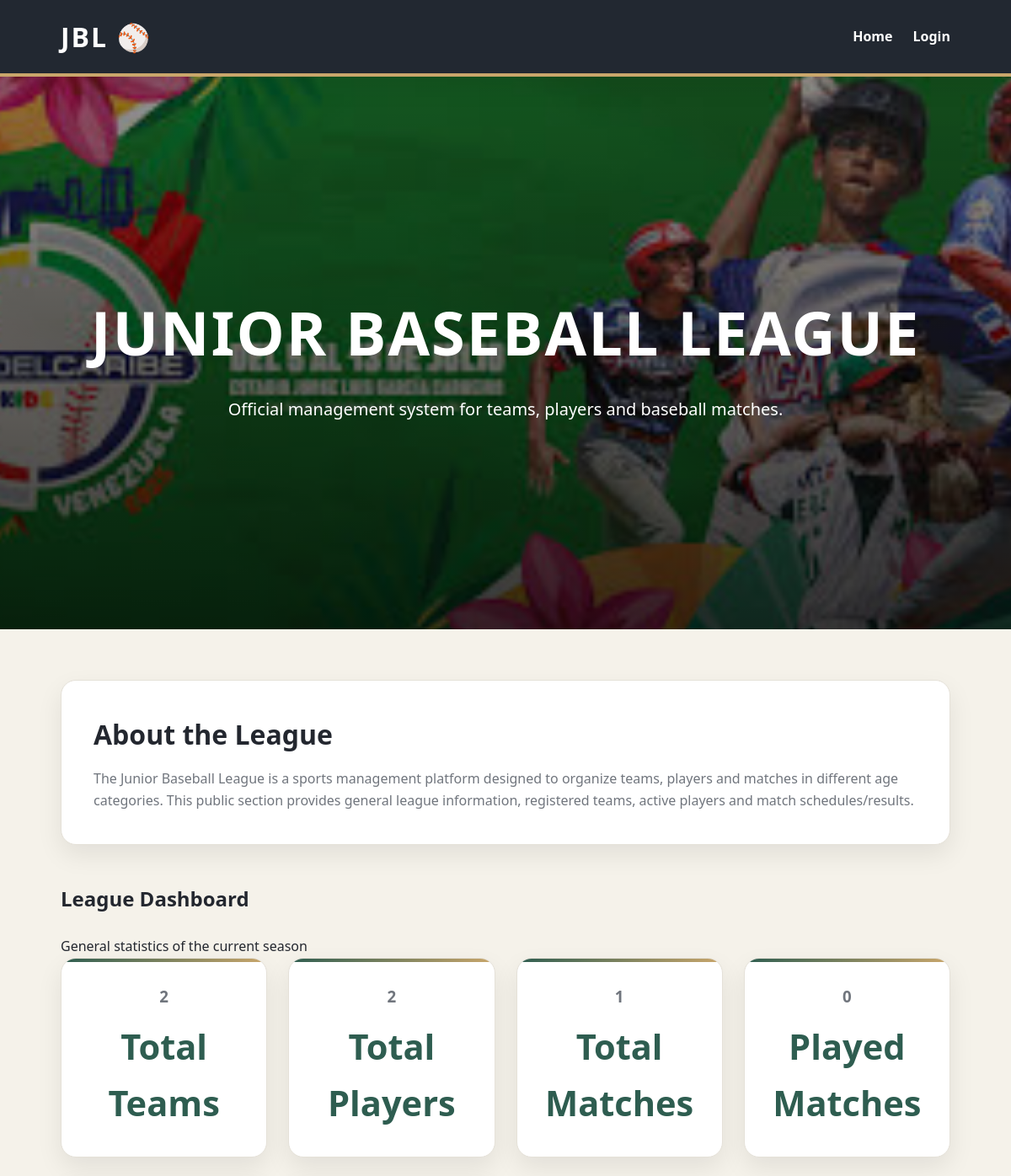
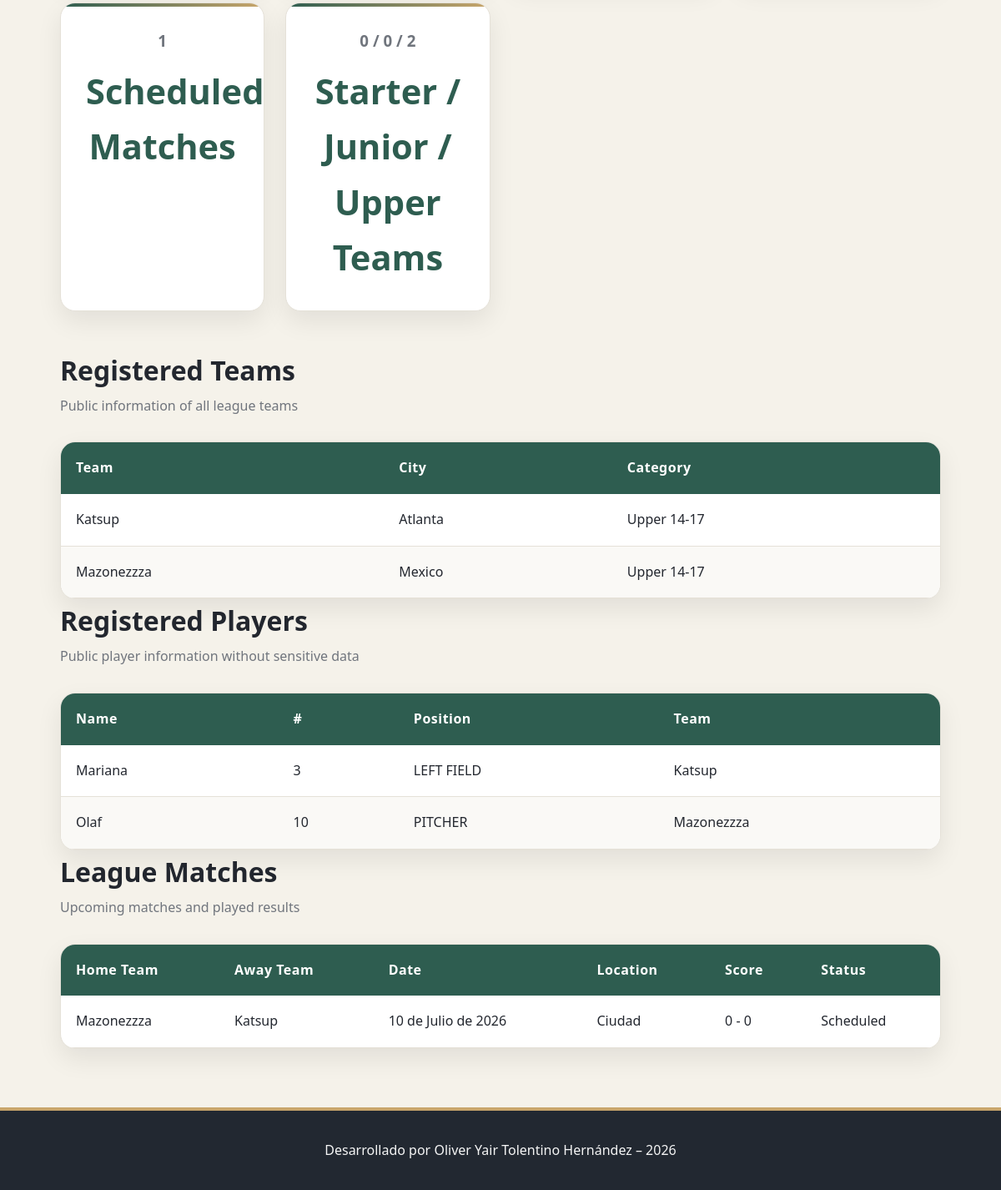
The page /league/ on the database its author committed (2 pictures, top to bottom).
### apps/league/models.py (models this page shows, shortened)
class Team(models.Model):
    CATEGORY_CHOICES = [
        ("STARTER", "Starter 6-9"),
        ("JUNIOR", "Junior 10-13"),
        ("UPPER", "Upper 14-17"),
    ]
    name = models.CharField(
        max_length=100,
        unique=True
    )
    city = models.CharField(
        max_length=100
    )
    owner = models.ForeignKey(
        User,
        on_delete=models.CASCADE,
        related_name="teams",
        default=1
    )
    category = models.CharField(
        max_length=10,
        choices=CATEGORY_CHOICES,
        default="STARTER"
    )

class Player(models.Model):
    POSITION_CHOICES = [
        ("PITCHER", "Pitcher"),
        ("CATCHER", "Catcher"),
        ("FIRST BASE", "First Base"),
        ("SECOND BASE", "Second Base"),
        ("THIRD BASE", "Third Base"),
        ("SHORTSTOP", "Shortstop"),
        ("LEFT FIELD", "Left Field"),
        ("CENTER FIELD", "Center Field"),
        ("RIGHT FIELD", "Right Field"),
    ]
    name = models.CharField(
        max_length=100
    )
    number = models.IntegerField()
    position = models.CharField(
        max_length=50,
        choices=POSITION_CHOICES
    )
    birth_date = models.DateField()
    team = models.ForeignKey(
        Team,
        on_delete=models.CASCADE
    )
    class Meta:
        unique_together = ("team", "number")

class Match(models.Model):
    home_team = models.ForeignKey(
        Team,
        on_delete=models.CASCADE,
        related_name="home_matches"
    )
    away_team = models.ForeignKey(
        Team,
        on_delete=models.CASCADE,
        related_name="away_matches"
    )
    match_date = models.DateField()
    location = models.CharField(
        max_length=150
    )
    home_score = models.IntegerField(default=0)
    away_score = models.IntegerField(default=0)
    STATUS_CHOICES = [
        ("SCHEDULED", "Scheduled"),
        ("PLAYED", "Played"),
    ]
    status = models.CharField(
        max_length=20,
        choices=STATUS_CHOICES,
        default="SCHEDULED"
    )

### apps/league/views.py (the view)
# urls.py: path("", views.home, name="home"),
def home(request):
    teams = Team.objects.all().order_by("name")
    players = Player.objects.select_related("team").all().order_by("name")
    matches = Match.objects.select_related("home_team", "away_team").all().order_by("match_date")
    total_teams = teams.count()
    total_players = players.count()
    total_matches = matches.count()
    played_matches = matches.filter(status="PLAYED").count()
    scheduled_matches = matches.filter(status="SCHEDULED").count()
    starter_teams = teams.filter(category="STARTER").count()
    junior_teams = teams.filter(category="JUNIOR").count()
    upper_teams = teams.filter(category="UPPER").count()
    context = {
        "teams": teams,
        "players": players,
        "matches": matches,
        "total_teams": total_teams,
        "total_players": total_players,
        "total_matches": total_matches,
        "played_matches": played_matches,
        "scheduled_matches": scheduled_matches,
        "starter_teams": starter_teams,
        "junior_teams": junior_teams,
        "upper_teams": upper_teams,
    }
    return render(request, "league/home.html", context)

### apps/league/templates/league/home.html (shortened to what this page needs)
{% extends "league/base.html" %}
{% load static %}
{% block content %}
<section class="hero">
    <img src="{% static 'league/images/images.jpeg' %}" alt="Baseball Stadium">
    <div class="overlay">
        <h1>JUNIOR BASEBALL LEAGUE</h1>
        <p>Official management system for teams, players and baseball matches.</p>
    </div>
</section>
<section class="public-intro container">
    <div class="intro-card">
        <h2>About the League</h2>
        <p>
            The Junior Baseball League is a sports management platform designed to organize
            teams, players and matches in different age categories. This public section
            provides general league information, registered teams, active players and match schedules/results.
        </p>
    </div>
</section>
<section class="container dashboard-section">
    <div class="section-title">
        <h2>League Dashboard</h2>
        <p>General statistics of the current season</p>
    </div>
    <div class="stats-grid">
        <div class="stat-card">
            <h3>{{ total_teams }}</h3>
            <p>Total Teams</p>
        </div>
        <div class="stat-card">
            <h3>{{ total_players }}</h3>
            <p>Total Players</p>
        </div>
        <div class="stat-card">
            <h3>{{ total_matches }}</h3>
            <p>Total Matches</p>
        </div>
        <div class="stat-card">
            <h3>{{ played_matches }}</h3>
            <p>Played Matches</p>
        </div>
        <div class="stat-card">
            <h3>{{ scheduled_matches }}</h3>
            <p>Scheduled Matches</p>
        </div>
        <div class="stat-card">
            <h3>{{ starter_teams }} / {{ junior_teams }} / {{ upper_teams }}</h3>
            <p>Starter / Junior / Upper Teams</p>
        </div>
    </div>
</section>
<section id="public-teams" class="container public-table-section">
    <div class="table-header">
        <div>
            <h1>Registered Teams</h1>
            <p class="table-subtitle">Public information of all league teams</p>
        </div>
    </div>
    <div class="table-wrapper">
        <table class="styled-table">
            <thead>
                <tr>
                    <th>Team</th>
                    <th>City</th>
                    <th>Category</th>
                </tr>
            </thead>
            <tbody>
                {% for team in teams %}
                <tr>
                    <td>{{ team.name }}</td>
                    <td>{{ team.city }}</td>
                    <td>{{ team.get_category_display }}</td>
                </tr>
                {% empty %}
                <tr>
                    <td colspan="3" class="empty-state">No teams registered yet.</td>
                </tr>
                {% endfor %}
            </tbody>
        </table>
    </div>
</section>
<section id="public-players" class="container public-table-section">
    <div class="table-header">
        <div>
            <h1>Registered Players</h1>
            <p class="table-subtitle">Public player information without sensitive data</p>
        </div>
    </div>
    <div class="table-wrapper">
        <table class="styled-table">
            <thead>
                <tr>
                    <th>Name</th>
                    <th>#</th>
                    <th>Position</th>
                    <th>Team</th>
                </tr>
            </thead>
            <tbody>
                {% for player in players %}
                <tr>
                    <td>{{ player.name }}</td>
                    <td>{{ player.number }}</td>
                    <td>{{ player.position }}</td>
                    <td>{{ player.team.name }}</td>
                </tr>
                {% empty %}
                <tr>
                    <td colspan="4" class="empty-state">No players registered yet.</td>
                </tr>
                {% endfor %}
            </tbody>
        </table>
    </div>
</section>
<section id="public-matches" class="container public-table-section">
    <div class="table-header">
        <div>
            <h1>League Matches</h1>
            <p class="table-subtitle">Upcoming matches and played results</p>
        </div>
    </div>
    <div class="table-wrapper">
        <table class="styled-table">
            <thead>
                <tr>
                    <th>Home Team</th>
                    <th>Away Team</th>
                    <th>Date</th>
                    <th>Location</th>
                    <th>Score</th>
                    <th>Status</th>
                </tr>
            </thead>
            <tbody>
                {% for match in matches %}
                <tr>
                    <td>{{ match.home_team.name }}</td>
                    <td>{{ match.away_team.name }}</td>
                    <td>{{ match.match_date }}</td>
                    <td>{{ match.location }}</td>
                    <td>{{ match.home_score }} - {{ match.away_score }}</td>
                    <td>{{ match.get_status_display }}</td>
                </tr>
                {% empty %}
                <tr>
                    <td colspan="6" class="empty-state">No matches registered yet.</td>
                </tr>
                {% endfor %}
            </tbody>
        </table>
    </div>
</section>
{% endblock %}

### apps/league/templates/league/base.html (shortened to what this page needs)
{% load static %}
<!DOCTYPE html>
<html lang="es">
  <head>
    <link rel="stylesheet" href="{% static 'league/css/style.css' %}" />
  </head>
  <body>
    <header>
      <div class="logo">JBL</div>
      <nav>
        <ul>
          <li><a href="{% url 'home' %}">Home</a></li>
          {% if user.is_authenticated %}
            <li><a href="{% url 'team_list' %}">Teams</a></li>
            <li><a href="{% url 'player_list' %}">Players</a></li>
            <li><a href="{% url 'match_list' %}">Matches</a></li>
            <li>
              <form action="{% url 'logout' %}" method="post" class="logout-form">
                {% csrf_token %}
                <button type="submit" class="btn-logout">Logout</button>
              </form>
            </li>
          {% else %}
            <li><a href="{% url 'login' %}">Login</a></li>
          {% endif %}
        </ul>
      </nav>
    </header>
    <main>
      {% block content %}{% endblock %}
    </main>
    <footer>
      <p>Desarrollado por Oliver Yair Tolentino Hernández – 2026</p>
    </footer>
  </body>
</html>

### apps/league/static/league/css/style.css (style rules this page uses)
:root { --bg:#f5f2ea; --card:#ffffff; --primary:#2E5D50; --primary-dark:#21453B; --accent:#C9A66B; --danger:#9E4242; --text:#23272F; --gray:#70757D; --border:#E5E1D8; --shadow:0 12px 30px rgba(0,0,0,.08); --radius:18px; --speed:.3s; }
* { margin:0; padding:0; box-sizing:border-box; font-family:"Segoe UI",sans-serif; }
body { background:var(--bg); color:var(--text); line-height:1.6; }
main { min-height:70vh; }
.container, .cards, .dashboard-section, .public-intro, .messages-wrapper, .welcome-user { width:min(88%,1200px); margin:auto; }
header { display:flex; justify-content:space-between; align-items:center; flex-wrap:wrap; gap:20px; padding:18px 6%; background:#222831; border-bottom:4px solid var(--accent); position:sticky; top:0; z-index:999; box-shadow:var(--shadow); }
.logo { font-size:2rem; font-weight:800; color:#fff; letter-spacing:2px; }
.logo::after { content:" ⚾"; color:var(--accent); }
nav ul { list-style:none; display:flex; gap:24px; flex-wrap:wrap; }
nav a, .btn-logout { color:#fff; text-decoration:none; background:none; border:none; cursor:pointer; font-weight:600; transition:var(--speed); }
.hero { position:relative; height:82vh; overflow:hidden; }
.hero img { width:100%; height:100%; object-fit:cover; filter:brightness(.78); transform:scale(1.05); }
.overlay { position:absolute; inset:0; display:flex; flex-direction:column; justify-content:center; align-items:center; text-align:center; color:#fff; padding:20px; background:linear-gradient(rgba(0,0,0,.25),rgba(0,0,0,.72)); }
.overlay h1 { font-size:clamp(2.7rem,6vw,5rem); margin-bottom:18px; letter-spacing:2px; }
.overlay p { max-width:760px; font-size:1.25rem; }
.public-intro, .stat-card, .card { background:var(--card); border-radius:var(--radius); box-shadow:var(--shadow); border:1px solid var(--border); }
.public-intro { padding:38px; margin:60px auto 35px; }
.public-intro h2 { margin-bottom:15px; font-size:2rem; }
.public-intro p { color:var(--gray); }
.dashboard-section { margin:45px auto; }
.dashboard-section h2 { margin-bottom:25px; }
.stats-grid { display:grid; grid-template-columns:repeat(auto-fit,minmax(220px,1fr)); gap:25px; }
.stat-card { padding:30px; text-align:center; transition:.3s; }
.stat-card h3 { color:var(--gray); margin-bottom:12px; }
.stat-card p { font-size:2.6rem; color:var(--primary); font-weight:700; }
.table-header { display:flex; justify-content:space-between; align-items:center; flex-wrap:wrap; gap:20px; margin-bottom:30px; }
.table-header h1 { font-size:2rem; }
.table-subtitle { color:var(--gray); margin-top:5px; }
.table-wrapper { background:var(--card); border-radius:var(--radius); overflow:auto; border:1px solid var(--border); box-shadow:var(--shadow); }
.styled-table { width:100%; min-width:900px; border-collapse:collapse; }
.styled-table th { background:var(--primary); color:#fff; padding:18px; text-align:left; font-weight:700; letter-spacing:.5px; }
.styled-table td { padding:18px; border-bottom:1px solid var(--border); }
.styled-table tbody tr:nth-child(even) { background:#faf9f6; }
footer { margin-top:70px; background:#222831; color:#f5f5f5; text-align:center; padding:35px 20px; border-top:4px solid var(--accent); }
.card, .stat-card, .table-wrapper, .form-card, .public-intro, .welcome-user { position:relative; overflow:hidden; }
.card::before, .stat-card::before, .form-card::before { content:""; position:absolute; top:0; left:0; width:100%; height:4px; background:linear-gradient(90deg,var(--primary),var(--accent)); }
.card, .stat-card, .btn, .btn-add, .table-wrapper, .form-card { animation:fadeUp .45s ease; }

### rows shown on the page
Team: name "Katsup", city "Atlanta", category "Upper 14-17"
Team: name "Mazonezzza", city "Mexico", category "Upper 14-17"
Player: name "Mariana", number "3", position "LEFT FIELD", team.name "Katsup"
Player: name "Olaf", number "10", position "PITCHER", team.name "Mazonezzza"
Match: home_team.name "Mazonezzza", away_team.name "Katsup", match_date "10 de Julio de 2026", location "Ciudad", home_score "0", away_score "0", status "Scheduled"

### other values the page prints
{{ total_teams }} "2"
{{ total_players }} "2"
{{ total_matches }} "1"
{{ played_matches }} "0"
{{ scheduled_matches }} "1"
{{ starter_teams }} "0"
{{ junior_teams }} "0"
{{ upper_teams }} "2"
